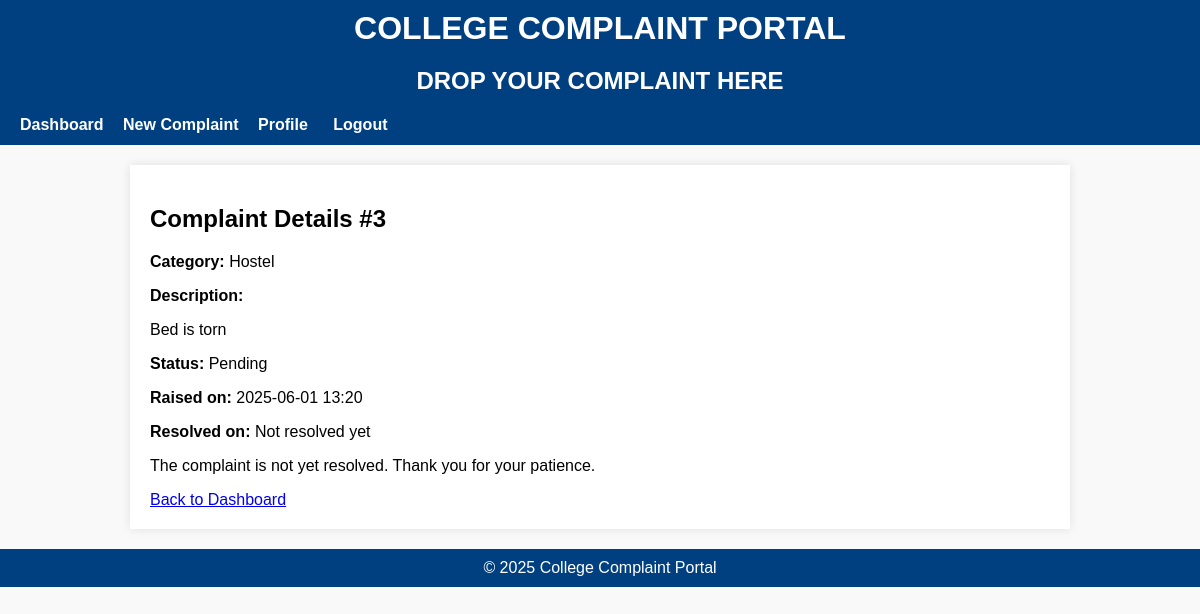
/complaint/3/ (signed in), run on an earlier commit of the app's database.
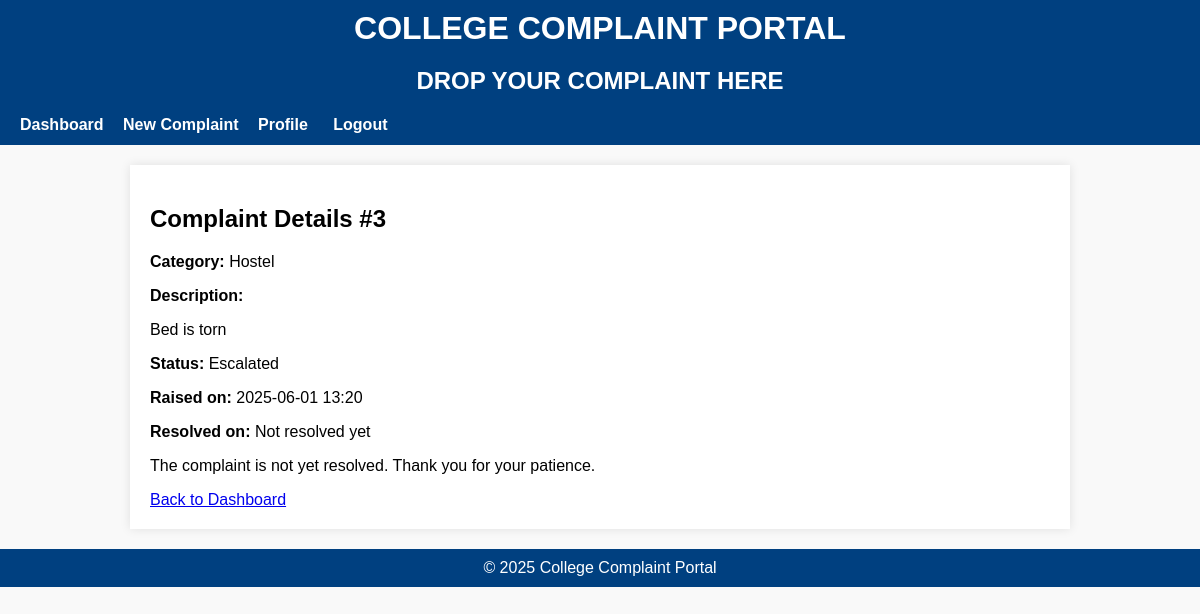
And on a later commit of the database.
### portal/models.py (models this page shows, shortened)
class Complaint(models.Model):
    user = models.ForeignKey(User, null=True, blank=True, on_delete=models.SET_NULL)
    anonymous = models.BooleanField(default=False)
    category = models.ForeignKey(Category, on_delete=models.SET_NULL, null=True)
    description = models.TextField()
    evidence = models.FileField(upload_to='evidence/', null=True, blank=True)
    created_at = models.DateTimeField(auto_now_add=True)
    resolved_at = models.DateTimeField(null=True, blank=True)
    status = models.CharField(max_length=20, choices=(
        ('Pending', 'Pending'),
        ('Escalated', 'Escalated'),
        ('Resolved', 'Resolved'),
    ), default='Pending')
    rating = models.PositiveIntegerField(null=True, blank=True, validators=[MinValueValidator(1), MaxValueValidator(5)])
    escalation_level = models.PositiveIntegerField(default=0)  # 0: initial, 1: class teacher, 2: HOD, 3: Principal
    email_sent = models.BooleanField(default=False)
    assigned_to = models.ForeignKey(User, null=True, blank=True, on_delete=models.SET_NULL, related_name='assigned_complaints')
    sentiment = models.FloatField(null=True, blank=True)

class Category(models.Model):
    name = models.CharField(max_length=100)

### portal/views.py (the view)
# urls.py: path('complaint/<int:pk>/', views.complaint_detail, name='complaint_detail'),
@login_required
def complaint_detail(request, pk):
    complaint = get_object_or_404(Complaint, pk=pk)
    rating_given = complaint.rating is not None
    if request.method == 'POST':
        if 'resolve' in request.POST:
            complaint.status = 'Resolved'
            complaint.resolved_at = timezone.now()
            if not complaint.email_sent:
                send_resolution_email(complaint)
                complaint.email_sent = True
            complaint.save()
            messages.success(request, 'Complaint marked as resolved.')
            return redirect('complaint_detail', pk=pk)
        else:
            form = RatingForm(request.POST)
            if form.is_valid():
                complaint.rating = form.cleaned_data['rating']
                complaint.save()
                messages.success(request, 'Thank you for your rating!')
                return redirect('complaint_detail', pk=pk)
    else:
        form = RatingForm()
    return render(request, 'portal/complaint_detail.html', {
        'complaint': complaint,
        'form': form,
        'rating_given': rating_given,
    })

### portal/templates/portal/complaint_detail.html (shortened to what this page needs)
{% extends 'base.html' %}
{% block content %}
<h2>Complaint Details #{{ complaint.id }}</h2>
<p><strong>Category:</strong> {{ complaint.category.name }}</p>
<p><strong>Description:</strong></p>
<p>{{ complaint.description }}</p>
<p><strong>Status:</strong> {{ complaint.status }}</p>
<p><strong>Raised on:</strong> {{ complaint.created_at|date:"Y-m-d H:i" }}</p>
<p><strong>Resolved on:</strong>
{% if complaint.resolved_at %}
    {{ complaint.resolved_at|date:"Y-m-d H:i" }}
{% else %}
    Not resolved yet
{% endif %}
</p>
{% if complaint.status == 'Resolved' %}
    {% if rating_given %}
        <p>Your Rating: {{ complaint.rating }} / 5 stars</p>
    {% else %}
        <h3>Rate the Resolution</h3>
        <form method="post">
            {% csrf_token %}
            {{ form.rating }}
            <button type="submit" class="btn">Submit Rating</button>
        </form>
    {% endif %}
{% else %}
<p>The complaint is not yet resolved. Thank you for your patience.</p>
{% endif %}
<a href="{% url 'dashboard' %}">Back to Dashboard</a>
{% endblock %}

What changed in the data, as far as the page shows it:
changed Complaint "Bed is torn": status "Pending" → "Escalated"
